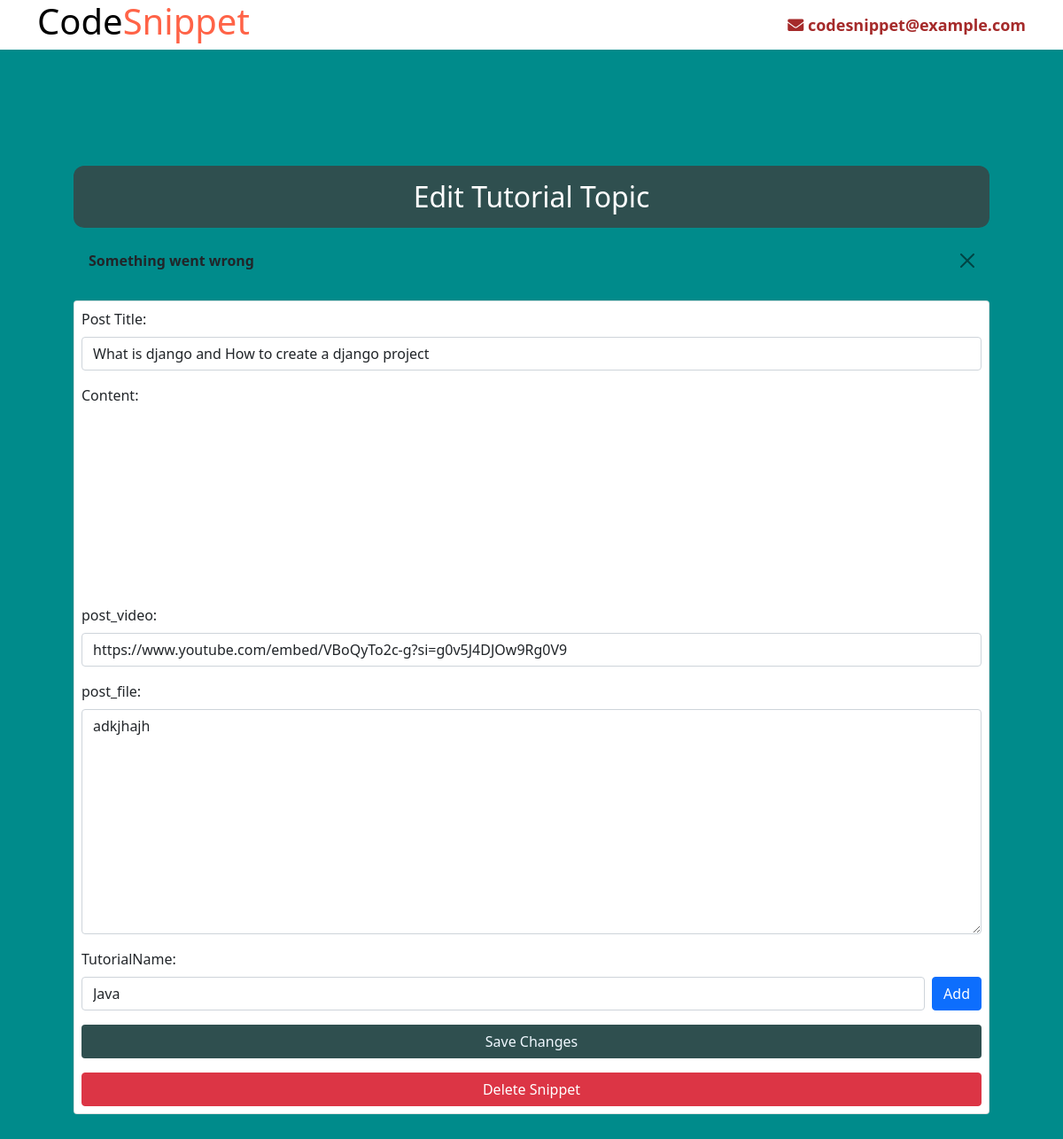
/topics/1/, run on the app's committed database.
### app/models.py (models this page shows, shortened)
class TutorialPost(models.Model):
    post_id = models.AutoField(primary_key=True)
    post_title = models.CharField(max_length=100)
    post_content = CKEditor5Field('Text', config_name='extends')
    post_file = models.CharField(max_length=200)
    tutorialName = models.ForeignKey(TutorialName, on_delete=models.CASCADE)
    post_video = models.URLField()
    user = models.ForeignKey(User,on_delete=models.CASCADE,default=1)

class TutorialName(models.Model):
    tutorialName = models.CharField(max_length=200)
    tutorialContent = models.TextField()
    tutorialImage = models.ImageField(upload_to='Tutorials')
    def __str__(self):
        return self.tutorialName

### admin_user/views.py (the view)
# urls.py: path('topics/<int:post_id>/',topicSingle),
def topicSingle(request, post_id):
    snippet = get_object_or_404(TutorialPost, post_id=post_id)
    if request.method == 'POST':
        if 'delete' in request.POST:
            snippet.delete()
            messages.success(request, "Tutorial topic is Deleted successfully.")
            return redirect('/homepage/')  # Redirect to the homepage or another page after deletion
        form = TutorialTopicForm(request.POST, instance=snippet)
        if form.is_valid():
            form.save()
            messages.success(request, "Tutorial topic is edited successfully.")
            return redirect('/homepage/')  # Redirect to a detail view or another page
    else:
        messages.error(request, "Something went wrong")
        form = TutorialTopicForm(instance=snippet)
    return render(request, 'user/singleTopic.html', {'form': form, 'snippet': snippet})

### admin_user/forms.py
class TutorialTopicForm(forms.ModelForm):
    class Meta:
        model = TutorialPost
        exclude = ['user']
        widgets = {
            'post_title': forms.TextInput(attrs={'class': 'form-control'}),
            'post_file': forms.Textarea(attrs={'class': 'form-control'}),
            'post_video': forms.URLInput(attrs={'class': 'form-control'}),
            'post_content': forms.Textarea(attrs={'class': 'form-control'}),
            'tutorialName': forms.Select(attrs={'class': 'form-control'}),
        }

### templates/user/singleTopic.html (shortened to what this page needs)
<!DOCTYPE html>
<html lang="en">
<head>
    <link href="https://cdn.jsdelivr.net/npm/bootstrap@5.0.2/dist/css/bootstrap.min.css" rel="stylesheet"
>
    <link href="https://cdnjs.cloudflare.com/ajax/libs/font-awesome/5.15.3/css/all.min.css" rel="stylesheet">
    <link href="https://cdn.quilljs.com/1.3.6/quill.snow.css" rel="stylesheet">
</head>
<body>
    <div class="container">
        <div class="row justify-content-between align-items-center">
            <div class="col-md-6">
                <h1><span style="color: black;">Code</span><span style="color: tomato;">Snippet</span></h1>
            </div>
            <div class="col-md-6">
                <p class="mb-0 text-end" style="color: brown; font-size: large; font-weight: bold;">
                    <i class="fas fa-envelope"></i> codesnippet@example.com
                </p>
            </div>
        </div>
    </div>
    <div style="background-color: darkcyan; padding: 75px;">
        <div class="container p-2 mt-5">
            <div class="row">
                <div class="col-md-12">
                    <h2 class="text-white text-center p-3"
                        style="background-color: darkslategray; border-radius: 12px;">
                        Edit Tutorial Topic</h2>
                    {% for message in messages %}
                    <div class="alert alert-{{ message.tags }} alert-dismissible fade show" role="alert">
                        <strong>{{ message }} </strong>
                        <button type="button" class="btn-close" data-bs-dismiss="alert" aria-label="Close"></button>
                    </div>
                    {% endfor %}
                    <div class="card p-2">
                        <form method="post" id="snippet-form">
                            <div class="mb-3">
                                <label for="{{ form.post_title.id_for_label }}" class="form-label">Post Title:</label>
                                {{ form.post_title }}
                            </div>
                            <div class="mb-3">
                                <label for="quill-editor" class="form-label">Content:</label>
                                <div id="quill-editor" style="height: 200px;"></div>
                            </div>
                            <div class="mb-3">
                                <label for="{{ form.post_video.id_for_label }}" class="form-label">post_video:</label>
                                {{ form.post_video }}
                            </div>
                            <div class="mb-3">
                                <label for="{{ form.post_file.id_for_label }}" class="form-label">post_file:</label>
                                {{ form.post_file }}
                            </div>
                            <div class="mb-3">
                                <label for="{{ form.tutorialName.id_for_label }}" class="form-label">TutorialName:</label>
                                <div class="d-flex">
                                    {{ form.tutorialName }}
                                    <button type="button" class="btn btn-primary ms-2" onclick="openAddTopicModal()">
                                        Add
                                    </button>
                                </div>
                            </div>
                            <div class="d-grid gap-2">
                                <button class="btn" style="background-color: darkslategray; color: aliceblue;"
                                    type="submit">Save Changes</button>
                            </div>
                        </form>
                        <form method="post" id="delete-form" class="mt-3">
                            <div class="d-grid gap-2">
                                <button class="btn btn-danger" type="submit">Delete Snippet</button>
                            </div>
                        </form>
                    </div>
                </div>
            </div>
        </div>
    </div>
</body>
</html>

### data on the page
TutorialPost: post_title "What is django and How to create a django project", post_video "https://www.youtube.com/embed/VBoQyTo2c-g?si=g0v5J4DJOw9Rg0V9", post_file "adkjhajh"
TutorialName: tutorialName "Java"

### other printed values
{{ message }} "Something went wrong"
